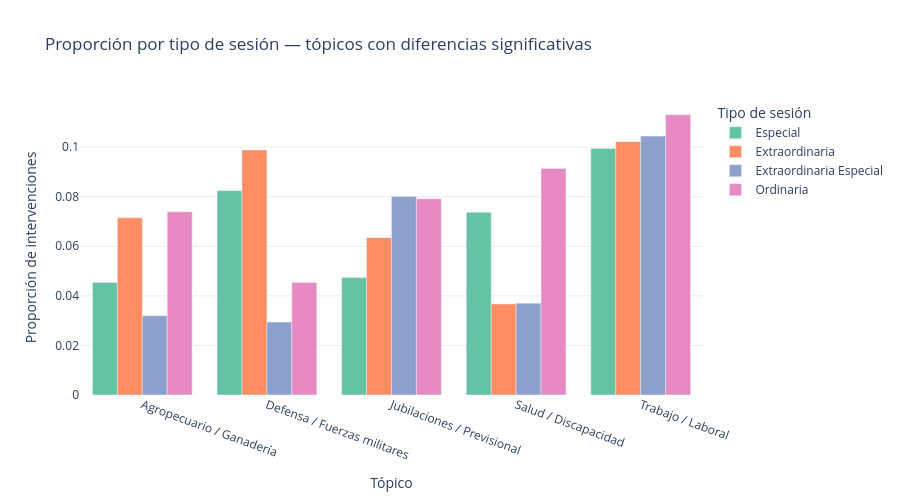

The notebook cell saved with this chart:
### Markdown cell above
## 9. Tópicos discriminantes: proporción por tipo de sesión

Filtramos los tópicos con diferencias significativas (p < 0.05) y repetimos el gráfico de barras solo con ellos para facilitar la lectura.

### Code cell
topicos_sig = df_kw[df_kw["significativo"]]["topico"].tolist()
print(f"Tópicos con diferencias significativas: {topicos_sig}")

prop_sig = prop_tipo[prop_tipo["topic_label"].isin(topicos_sig)].copy()

fig_sig = px.bar(
    prop_sig,
    x="topic_label",
    y="prop",
    color="tipo_sesion",
    barmode="group",
    title="Proporción por tipo de sesión — tópicos con diferencias significativas",
    labels={
        "topic_label": "Tópico",
        "prop": "Proporción de intervenciones",
        "tipo_sesion": "Tipo de sesión",
    },
    color_discrete_sequence=px.colors.qualitative.Set2,
    height=500,
    width=900,
)
fig_sig.update_xaxes(tickangle=20)
fig_sig.update_layout(
    plot_bgcolor="white",
    legend_title_text="Tipo de sesión",
    xaxis=dict(showgrid=False),
    yaxis=dict(showgrid=True, gridcolor="#eeeeee"),
)
fig_sig.show()
fig_sig.write_html("figuras/barras_topicos_significativos_tipo_sesion.html")

### Figure 1 — Plotly figure (JSON) as saved in the notebook; plotly's stock layout.template omitted (floating-point values rounded to 4 significant figures)
{"data": [{"alignmentgroup": "True", "hovertemplate": "Tipo de sesión=Especial<br>Tópico=%{x}<br>Proporción de intervenciones=%{y}<extra></extra>", "legendgroup": "Especial", "marker": {"color": "rgb(102,194,165)", "pattern": {"shape": ""}}, "name": "Especial", "offsetgroup": "Especial", "orientation": "v", "showlegend": true, "textposition": "auto", "type": "bar", "x": ["Agropecuario / Ganadería", "Defensa / Fuerzas militares", "Jubilaciones / Previsional", "Salud / Discapacidad", "Trabajo / Laboral"], "xaxis": "x", "y": [0.04543, 0.08243, 0.04736, 0.0737, 0.09945], "yaxis": "y"}, {"alignmentgroup": "True", "hovertemplate": "Tipo de sesión=Extraordinaria<br>Tópico=%{x}<br>Proporción de intervenciones=%{y}<extra></extra>", "legendgroup": "Extraordinaria", "marker": {"color": "rgb(252,141,98)", "pattern": {"shape": ""}}, "name": "Extraordinaria", "offsetgroup": "Extraordinaria", "orientation": "v", "showlegend": true, "textposition": "auto", "type": "bar", "x": ["Agropecuario / Ganadería", "Defensa / Fuerzas militares", "Jubilaciones / Previsional", "Salud / Discapacidad", "Trabajo / Laboral"], "xaxis": "x", "y": [0.07148, 0.09886, 0.06346, 0.03674, 0.1022], "yaxis": "y"}, {"alignmentgroup": "True", "hovertemplate": "Tipo de sesión=Extraordinaria Especial<br>Tópico=%{x}<br>Proporción de intervenciones=%{y}<extra></extra>", "legendgroup": "Extraordinaria Especial", "marker": {"color": "rgb(141,160,203)", "pattern": {"shape": ""}}, "name": "Extraordinaria Especial", "offsetgroup": "Extraordinaria Especial", "orientation": "v", "showlegend": true, "textposition": "auto", "type": "bar", "x": ["Agropecuario / Ganadería", "Defensa / Fuerzas militares", "Jubilaciones / Previsional", "Salud / Discapacidad", "Trabajo / Laboral"], "xaxis": "x", "y": [0.03195, 0.02941, 0.08012, 0.03702, 0.1045], "yaxis": "y"}, {"alignmentgroup": "True", "hovertemplate": "Tipo de sesión=Ordinaria<br>Tópico=%{x}<br>Proporción de intervenciones=%{y}<extra></extra>", "legendgroup": "Ordinaria", "marker": {"color": "rgb(231,138,195)", "pattern": {"shape": ""}}, "name": "Ordinaria", "offsetgroup": "Ordinaria", "orientation": "v", "showlegend": true, "textposition": "auto", "type": "bar", "x": ["Agropecuario / Ganadería", "Defensa / Fuerzas militares", "Jubilaciones / Previsional", "Salud / Discapacidad", "Trabajo / Laboral"], "xaxis": "x", "y": [0.07391, 0.04537, 0.07915, 0.09142, 0.1131], "yaxis": "y"}], "layout": {"barmode": "group", "height": 500, "legend": {"title": {"text": "Tipo de sesión"}, "tracegroupgap": 0}, "plot_bgcolor": "white", "title": {"text": "Proporción por tipo de sesión — tópicos con diferencias significativas"}, "width": 900, "xaxis": {"anchor": "y", "domain": [0, 1], "showgrid": false, "tickangle": 20, "title": {"text": "Tópico"}}, "yaxis": {"anchor": "x", "domain": [0, 1], "gridcolor": "#eeeeee", "showgrid": true, "title": {"text": "Proporción de intervenciones"}}}}
